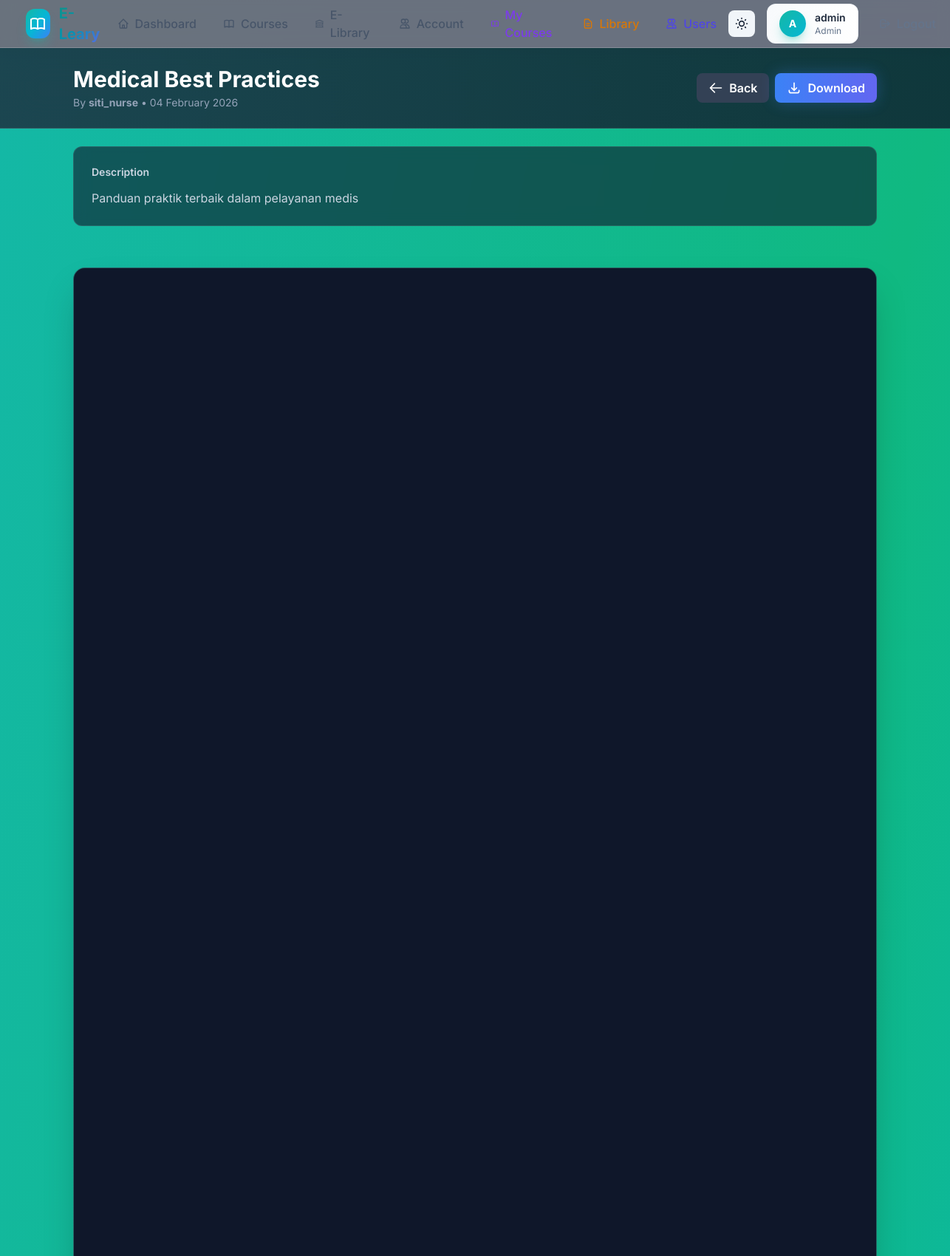
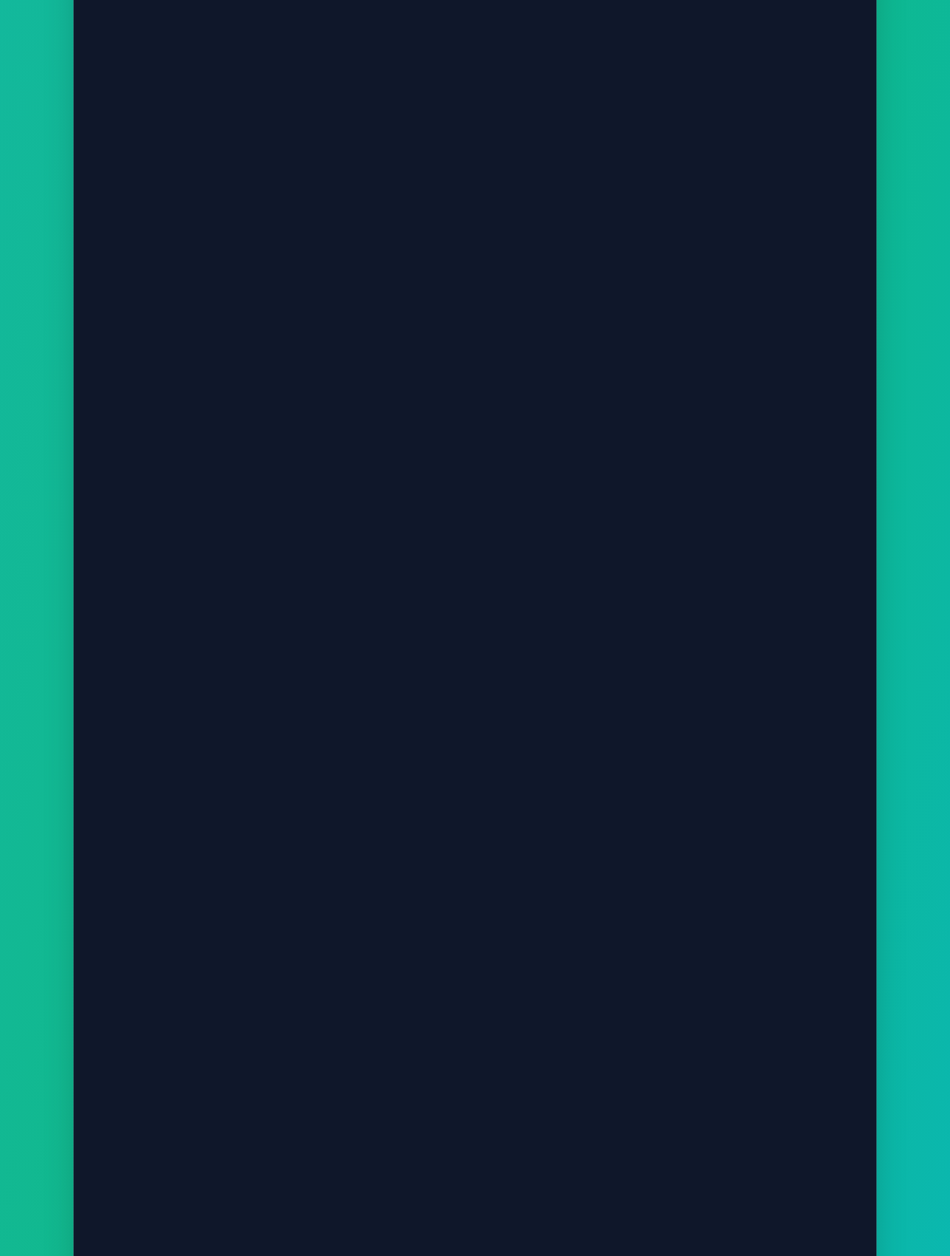
Page /library/1/preview (signed in, upper part) on the committed database (2 pictures, top to bottom).
### models.py (models this page shows, shortened)
class User(UserMixin, db.Model):
    id = db.Column(db.Integer, primary_key=True)
    username = db.Column(db.String(120), unique=True, nullable=False, index=True)
    email = db.Column(db.String(120), unique=True, nullable=False, index=True)
    password_hash = db.Column(db.String(255), nullable=False)
    role = db.Column(db.String(20), default='user', nullable=False)  # 'admin', 'pemateri', or 'user'
    pending_role = db.Column(db.String(20), nullable=True)  # Requested role pending admin approval
    division = db.Column(db.String(100), nullable=True)  # e.g., Medical, IT, Admin, Mahasiswa/Koas
    profile_image = db.Column(db.String(255), nullable=True)  # Relative path under /uploads
    bio = db.Column(db.Text, nullable=True)
    created_at = db.Column(db.DateTime, default=datetime.utcnow)
    uploaded_books = db.relationship('LibraryBook', backref='uploader', lazy='dynamic', foreign_keys='LibraryBook.uploader_id')
    attendance_logs = db.relationship('AttendanceLog', backref='user', lazy='dynamic')
    enrollments = db.relationship('CourseEnrollment', backref='user', lazy='dynamic')
    instructed_courses = db.relationship('Course', backref='instructor_user', lazy='dynamic', foreign_keys='Course.instructor_id')
    def is_admin(self):
        return self.role == 'admin'
    def can_manage_courses(self):
        return self.role in ['admin', 'pemateri']

class LibraryBook(db.Model):
    id = db.Column(db.Integer, primary_key=True)
    uploader_id = db.Column(db.Integer, db.ForeignKey('user.id'), nullable=False, index=True)
    title = db.Column(db.String(255), nullable=False)
    description = db.Column(db.Text, nullable=True)
    file_path = db.Column(db.String(255), nullable=False)
    status = db.Column(db.String(20), default='pending', nullable=False)  # 'pending', 'approved', 'rejected'
    created_at = db.Column(db.DateTime, default=datetime.utcnow)
    updated_at = db.Column(db.DateTime, default=datetime.utcnow, onupdate=datetime.utcnow)

### app/routes/library.py (the view)
    @app.route('/library/<int:book_id>/preview')
    @login_required
    def preview_document(book_id):
        book = LibraryBook.query.get_or_404(book_id)
        if book.status == 'pending' and not current_user.is_admin():
            flash('You do not have permission to view this document.', 'danger')
            return redirect(url_for('library'))
        elif book.status == 'rejected':
            flash('This document has been rejected.', 'danger')
            return redirect(url_for('library'))
        return render_template('preview.html', book=book)

### templates/preview.html (shortened to what this page needs)
{% extends 'base.html' %}
{% block content %}
<div class="min-h-screen bg-gradient-to-br from-teal-500 via-emerald-500 to-cyan-500 dark:from-teal-600 dark:via-emerald-600 dark:to-cyan-600">
    <div class="bg-gradient-to-r from-slate-800/80 to-slate-900/80 backdrop-blur-xl border-b border-white/10 sticky top-16 z-40">
        <div class="max-w-6xl mx-auto px-4 py-6 sm:px-6 lg:px-8">
            <div class="flex items-center justify-between gap-4">
                <div class="flex-1 min-w-0">
                    <h1 class="text-2xl md:text-3xl font-bold text-white truncate">{{ book.title }}</h1>
                    <p class="text-slate-400 text-sm mt-1">
                        By <strong>{{ book.uploader.username }}</strong> • {{ book.created_at.strftime('%d %B %Y') }}
                    </p>
                </div>
                <div class="flex gap-2 flex-shrink-0">
                    <a href="{{ url_for('library') }}" class="inline-flex items-center gap-2 bg-slate-700 hover:bg-slate-600 text-white font-semibold py-2 px-4 rounded-lg transition-colors">
                        <svg class="w-5 h-5" fill="none" stroke="currentColor" viewBox="0 0 24 24">
                            <path stroke-linecap="round" stroke-linejoin="round" stroke-width="2" d="M10 19l-7-7m0 0l7-7m-7 7h18"/>
                        </svg>
                        Back
                    </a>
                    <a href="{{ url_for('download_document', book_id=book.id) }}" class="inline-flex items-center gap-2 btn-glow bg-gradient-to-r from-blue-500 to-indigo-500 hover:from-blue-600 hover:to-indigo-600 text-white font-semibold py-2 px-4 rounded-lg shadow-lg shadow-blue-500/30 transition-all duration-300">
                        <svg class="w-5 h-5" fill="none" stroke="currentColor" viewBox="0 0 24 24">
                            <path stroke-linecap="round" stroke-linejoin="round" stroke-width="2" d="M4 16v1a3 3 0 003 3h10a3 3 0 003-3v-1m-4-4l-4 4m0 0l-4-4m4 4V4"/>
                        </svg>
                        Download
                    </a>
                </div>
            </div>
        </div>
    </div>
    {% if book.description %}
    <div class="max-w-6xl mx-auto px-4 py-6 sm:px-6 lg:px-8">
        <div class="glass rounded-xl border border-white/10 backdrop-blur-xl p-6">
            <h3 class="text-sm font-semibold text-slate-300 mb-3">Description</h3>
            <p class="text-slate-300 leading-relaxed">{{ book.description }}</p>
        </div>
    </div>
    {% endif %}
    <div class="max-w-6xl mx-auto px-4 py-8 sm:px-6 lg:px-8">
        <div class="glass rounded-2xl border border-white/10 backdrop-blur-xl overflow-hidden shadow-2xl">
            {% if book.file_path.endswith('.pdf') %}
                <div class="bg-slate-900 rounded-lg">
                    <iframe
                        src="{{ url_for('view_document', book_id=book.id) }}"
                        class="w-full h-screen rounded-lg"
                        type="application/pdf">
                        <p class="text-white p-6">
                            PDF preview is not supported in your browser.
                            <a href="{{ url_for('download_document', book_id=book.id) }}" class="text-blue-400 hover:text-blue-300 underline">Download the file instead</a>.
                        </p>
                    </iframe>
                </div>
            {% endif %}
        </div>
    </div>
</div>
{% endblock %}

### templates/base.html (shortened to what this page needs)
<!DOCTYPE html>
<html lang="en" id="html-root">
<head>
    <script src="https://cdn.tailwindcss.com"></script>
</head>
<body class="bg-gradient-mesh min-h-screen dark:bg-slate-900 dark:text-slate-100">
    <nav class="glass dark:glass-dark border-b border-white/20 dark:border-slate-700 sticky top-0 z-40 shadow-lg shadow-black/5">
        <div class="max-w-7xl mx-auto px-4 sm:px-6 lg:px-8">
            <div class="flex justify-between items-center h-16">
                <div class="flex items-center gap-3">
                    <div class="w-10 h-10 bg-gradient-to-br from-teal-500 via-cyan-500 to-blue-500 rounded-xl flex items-center justify-center shadow-lg shadow-teal-500/30 animate-pulse-slow">
                    </div>
                    <span class="text-xl font-bold gradient-text">E-Leary</span>
                </div>
                {% if current_user.is_authenticated %}
                    <div class="hidden md:flex items-center gap-1">
                        <a href="{{ url_for('index') }}" class="px-4 py-2 rounded-lg text-slate-600 dark:text-slate-300 hover:text-teal-600 dark:hover:text-teal-400 hover:bg-teal-50 dark:hover:bg-slate-700 font-medium transition-all duration-200">
                            <span class="flex items-center gap-2">
                                <svg class="w-4 h-4" fill="none" stroke="currentColor" viewBox="0 0 24 24"><path stroke-linecap="round" stroke-linejoin="round" stroke-width="2" d="M3 12l2-2m0 0l7-7 7 7M5 10v10a1 1 0 001 1h3m10-11l2 2m-2-2v10a1 1 0 01-1 1h-3m-6 0a1 1 0 001-1v-4a1 1 0 011-1h2a1 1 0 011 1v4a1 1 0 001 1m-6 0h6"/></svg>
                                Dashboard
                            </span>
                        </a>
                        <a href="{{ url_for('courses') }}" class="px-4 py-2 rounded-lg text-slate-600 dark:text-slate-300 hover:text-teal-600 dark:hover:text-teal-400 hover:bg-teal-50 dark:hover:bg-slate-700 font-medium transition-all duration-200">
                            <span class="flex items-center gap-2">
                                Courses
                            </span>
                        </a>
                        <a href="{{ url_for('library') }}" class="px-4 py-2 rounded-lg text-slate-600 dark:text-slate-300 hover:text-teal-600 dark:hover:text-teal-400 hover:bg-teal-50 dark:hover:bg-slate-700 font-medium transition-all duration-200">
                            <span class="flex items-center gap-2">
                                <svg class="w-4 h-4" fill="none" stroke="currentColor" viewBox="0 0 24 24"><path stroke-linecap="round" stroke-linejoin="round" stroke-width="2" d="M8 14v3m4-3v3m4-3v3M3 21h18M3 10h18M3 7l9-4 9 4M4 10h16v11H4V10z"/></svg>
                                E-Library
                            </span>
                        </a>
                        <a href="{{ url_for('account_settings') }}" class="px-4 py-2 rounded-lg text-slate-600 dark:text-slate-300 hover:text-teal-600 dark:hover:text-teal-400 hover:bg-teal-50 dark:hover:bg-slate-700 font-medium transition-all duration-200">
                            <span class="flex items-center gap-2">
                                <svg class="w-4 h-4" fill="none" stroke="currentColor" viewBox="0 0 24 24"><path stroke-linecap="round" stroke-linejoin="round" stroke-width="2" d="M12 4.354a4 4 0 110 5.292M15 21H3v-1a6 6 0 0112 0v1zm0 0h6v-1a6 6 0 00-9-5.197M13 7a4 4 0 11-8 0 4 4 0 018 0z"/></svg>
                                Account
                            </span>
                        </a>
                        {% if current_user.can_manage_courses() %}
                            <a href="{{ url_for('admin_courses') }}" class="px-4 py-2 rounded-lg text-violet-600 dark:text-violet-400 hover:text-violet-700 dark:hover:text-violet-300 hover:bg-violet-50 dark:hover:bg-slate-700 font-medium transition-all duration-200">
                                <span class="flex items-center gap-2">
                                </span>
                            </a>
                        {% endif %}
                        {% if current_user.is_admin() %}
                            <a href="{{ url_for('admin_approvals') }}" class="px-4 py-2 rounded-lg text-amber-600 dark:text-amber-400 hover:text-amber-700 dark:hover:text-amber-300 hover:bg-amber-50 dark:hover:bg-slate-700 font-medium transition-all duration-200">
                                <span class="flex items-center gap-2">
                                    <svg class="w-4 h-4" fill="none" stroke="currentColor" viewBox="0 0 24 24"><path stroke-linecap="round" stroke-linejoin="round" stroke-width="2" d="M9 12h6m-6 4h6m2 5H7a2 2 0 01-2-2V5a2 2 0 012-2h5.586a1 1 0 01.707.293l5.414 5.414a1 1 0 01.293.707V19a2 2 0 01-2 2z"/></svg>
                                    Library
                                </span>
                            </a>
                            <a href="{{ url_for('admin_users') }}" class="px-4 py-2 rounded-lg text-indigo-600 dark:text-indigo-400 hover:text-indigo-700 dark:hover:text-indigo-300 hover:bg-indigo-50 dark:hover:bg-slate-700 font-medium transition-all duration-200">
                                <span class="flex items-center gap-2">
                                    <svg class="w-4 h-4" fill="none" stroke="currentColor" viewBox="0 0 24 24"><path stroke-linecap="round" stroke-linejoin="round" stroke-width="2" d="M12 4.354a4 4 0 110 5.292M15 21H3v-1a6 6 0 0112 0v1zm0 0h6v-1a6 6 0 00-9-5.197M13 7a4 4 0 11-8 0 4 4 0 018 0z"/></svg>
                                    Users
                                </span>
                            </a>
                        {% endif %}
                    </div>
                    <div class="flex items-center gap-4">
                        <button id="darkModeToggle" class="p-2 rounded-lg bg-slate-100 dark:bg-slate-700 hover:bg-slate-200 dark:hover:bg-slate-600 transition-colors" title="Toggle dark mode">
                        </button>
                        <div class="hidden sm:flex items-center gap-3 bg-gradient-to-r from-slate-50 to-white dark:from-slate-800 dark:to-slate-700 px-4 py-2 rounded-xl border border-slate-200/50 dark:border-slate-600 shadow-sm">
                            {% if current_user.profile_image %}
                                <img src="{{ url_for('uploaded_file', filename=current_user.profile_image) }}" alt="Profile" class="w-9 h-9 rounded-full object-cover border border-teal-500/30" />
                            {% else %}
                                <div class="w-9 h-9 bg-gradient-to-br from-teal-500 to-cyan-500 rounded-full flex items-center justify-center text-white font-bold text-sm shadow-lg shadow-teal-500/30">
                                    {{ current_user.username[0].upper() }}
                                </div>
                            {% endif %}
                            <div>
                                <p class="text-sm font-semibold text-slate-800 dark:text-slate-100">{{ current_user.username }}</p>
                                <p class="text-xs text-slate-500 dark:text-slate-400 capitalize">{{ current_user.role }}</p>
                            </div>
                        </div>
                        <a href="{{ url_for('logout') }}" class="flex items-center gap-2 text-slate-500 dark:text-slate-400 hover:text-red-500 dark:hover:text-red-400 font-medium transition-colors px-3 py-2 rounded-lg hover:bg-red-50 dark:hover:bg-red-900/20">
                            <svg class="w-4 h-4" fill="none" stroke="currentColor" viewBox="0 0 24 24"><path stroke-linecap="round" stroke-linejoin="round" stroke-width="2" d="M17 16l4-4m0 0l-4-4m4 4H7m6 4v1a3 3 0 01-3 3H6a3 3 0 01-3-3V7a3 3 0 013-3h4a3 3 0 013 3v1"/></svg>
                            <span class="hidden sm:inline">Logout</span>
                        </a>
                    </div>
                {% endif %}
            </div>
        </div>
    </nav>
    <main class="page-enter">
        {% block content %}{% endblock %}
    </main>
</body>
</html>

### templates/base.html (style rules this page uses)
body { font-family: 'Inter', -apple-system, BlinkMacSystemFont, 'Segoe UI', sans-serif; }
.glass { background: rgba(255, 255, 255, 0.85); backdrop-filter: blur(10px); -webkit-backdrop-filter: blur(10px); }
.gradient-text { background: linear-gradient(135deg, #0d9488 0%, #0891b2 50%, #6366f1 100%); -webkit-background-clip: text; -webkit-text-fill-color: transparent; background-clip: text; }
.btn-glow { position: relative; overflow: hidden; transition: all 0.3s ease; }
.btn-glow::before { content: ''; position: absolute; top: 0; left: -100%; width: 100%; height: 100%; background: linear-gradient(90deg, transparent, rgba(255,255,255,0.2), transparent); transition: left 0.5s ease; }
.page-enter { animation: slideUp 0.4s ease-out; }
.bg-gradient-mesh { background: linear-gradient(135deg, #f0fdfa 0%, #f0f9ff 50%, #faf5ff 100%); }

### templates/preview.html (style rules this page uses)
.glass { background: rgba(15, 23, 42, 0.6); backdrop-filter: blur(10px); }
.btn-glow { box-shadow: 0 0 20px rgba(59, 130, 246, 0.3); }

### rows in the picture
User: username "A", username "admin", role "Admin"
LibraryBook: title "Medical Best Practices", created_at "04 February 2026", description "Panduan praktik terbaik dalam pelayanan medis"
User: uploader.username "siti_nurse"
